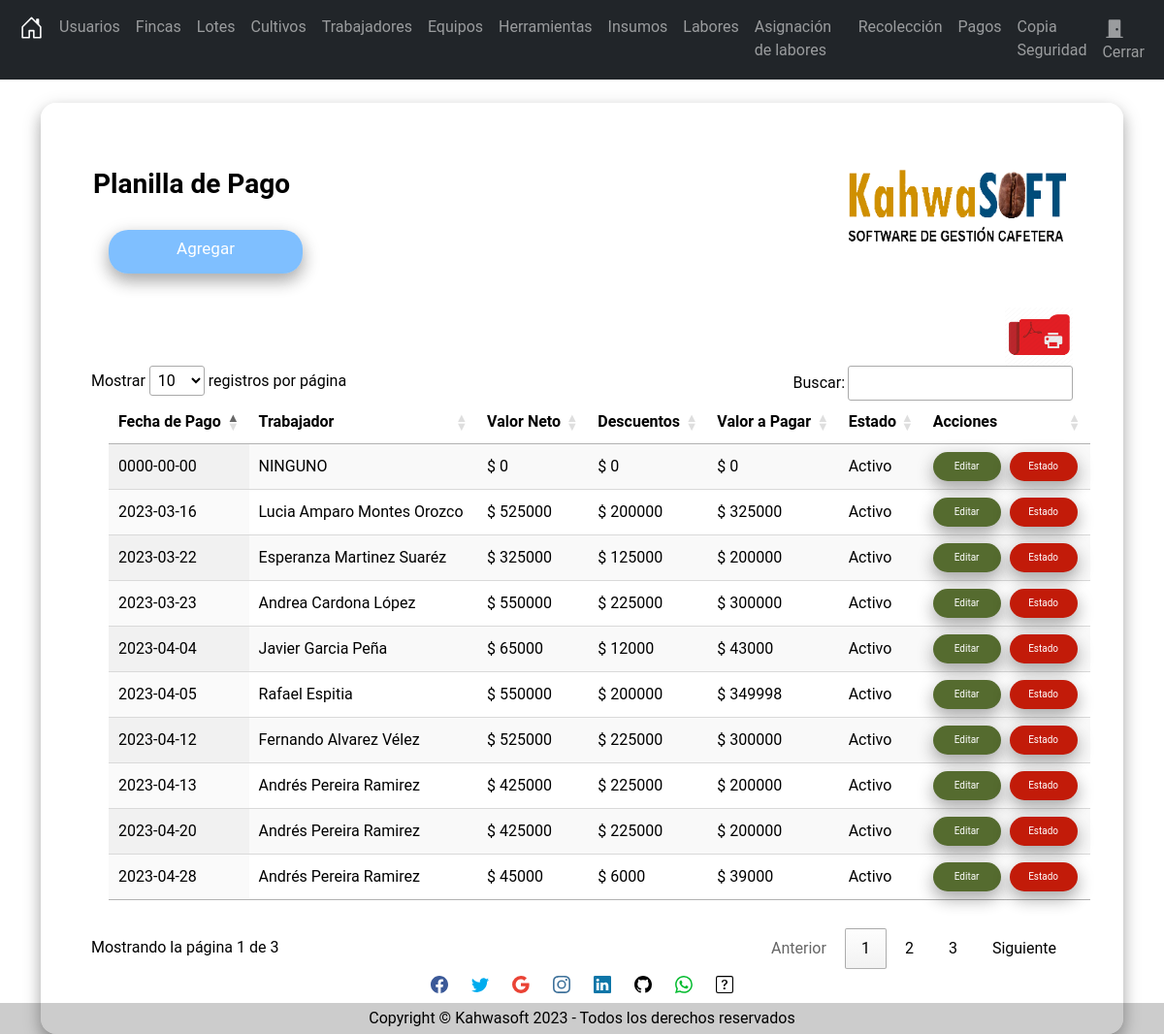
The app's page /secciones/PlantillaDePago/index.php (signed in) with its own data.
### tables this page shows
CREATE TABLE `planilladepago` (
  `Id` int(11) NOT NULL AUTO_INCREMENT,
  `FechaDePago` date NOT NULL,
  `Trabajador` int(11) NOT NULL,
  `Sueldo` int(11) NOT NULL,
  `Descuento` int(11) NOT NULL,
  `ValorTotal` int(11) NOT NULL,
  `Estado` tinyint(1) NOT NULL,
  PRIMARY KEY (`Id`),
  KEY `Trabajador` (`Trabajador`) USING BTREE,
  CONSTRAINT `planilladepago_ibfk_1` FOREIGN KEY (`Trabajador`) REFERENCES `trabajadores` (`Id`) ON DELETE CASCADE ON UPDATE CASCADE
);

### secciones/PlantillaDePago/index.php (the view, shortened to what this page needs)
<?php
    include("../../bd.php");
    $sentecia = $conexion->prepare("SELECT *, (SELECT Nombre FROM trabajadores where trabajadores.Id = planilladepago.Trabajador) as empleado
    FROM planilladepago");
    $sentecia->execute();
    $devengado = $sentecia->fetchall(PDO::FETCH_ASSOC);
?>
<?php include("../../templates/header.php"); ?>
<br/>
    <div class="card">
        <div class="content">
            <div class="title">
                <h3 id="Titulo"><strong>Planilla de Pago</strong><img src="../../Img/Logo.png" width="230" height="80" align="right"></h3>
            </div>
            <div class="card-body">
                <a name="" id="btncrear" class="btn" title="Agregar" href="crear.php" role="button">Agregar</a>
                <div class="table-responsive-sm">
                    <table  id="tabla_id" class="display nowrap" style="width:100%">
                        <thead>
                            <tr>
                                <th scope="col">Fecha de Pago</th>
                                <th scope="col">Trabajador</th>
                                <th scope="col">Valor Neto</th>
                                <th scope="col">Descuentos</th>
                                <th scope="col">Valor a Pagar</th>
                                <th scope="col">Estado</th>
                                <th scope="col">Acciones</th>
                            </tr>
                        </thead>
                        <div> <a href="../../secciones/PlantillaDePago/reportePDF.php"><img src="../../Img/ImpresoraPDF.png" width="70" height="60" align="right" title="Exportar a PDF" href=""></a>
                        </div>
                        <tbody>
                            <?php foreach($devengado as $pago) {?>
                                <tr class="">
                                    <td scope="row"><?php echo $pago['FechaDePago']; ?></td>
                                    <td scope="row"><?php echo $pago['empleado']; ?></td>
                                    <td scope="row">$ <?php echo $pago['Sueldo']; ?></td>
                                    <td scope="row">$ <?php echo $pago['Descuento']; ?></td>
                                    <td scope="row">$ <?php echo $pago['ValorTotal']; ?></td>
                                    <?php if($pago['Estado']==1){ ?>
                                        <td>Activo</td>
                                    <?php }?>
                                    <td> <a id="editar" class="btn" title="Editar" href="editar.php?txtID=<?php echo $pago['Id']; ?>" role="button">Editar</a>
                                    <a id="borrar" class="btn" title="Estado" href="javascript:borrar(<?php echo $pago['Id']; ?>);" role="button">Estado</a>
                                    </td>
                                </tr>
                            <?php }?>
                        </tbody>
                    </table>
                </div>
            </div>
        </div>
    </div>
<?php include("../../templates/footer.php"); ?>
<?php include("../../templates/socfooter.php"); ?>

### Css/Styles.css (style rules this page uses)
body { margin-bottom: 60px; margin: 0; padding: 0; background-image: url(../Img/Fondo.png); background-repeat: no-repeat; background-attachment: fixed; background-size: 100% 100%; font-family: 'Roboto', 'sans-serif'; height: 100vh; }
.card { width: 100%; max-width: 400%; color: #000000; padding: 50px 35px; border: 1px solid rgba(255,255, 255, 0.70); background: rgba(255, 255, 255, 0.70); border-radius: 16px; box-shadow: 0 8px 16px 0 rgba(0,0,0,0.2), 0 6px 20px 0 rgba(0,0,0,0.19); }
#btncrear { margin-top: 30px; background: rgba(0, 128, 255, 0.5); border-radius: 20px; box-shadow: 5px 5px #B2BABB; color: white; width: 200px; height: 45px; font-size: 17px; margin-top: 5px; margin-right: 5px; margin-bottom: 35px; margin-left: 18px; box-shadow: 0 8px 16px 0 rgba(0,0,0,0.2), 0 6px 20px 0 rgba(0,0,0,0.19); }
#Titulo { margin-top: 16px; margin-right: 20px; margin-bottom: 9px; margin-left: 18px; font-family: 'Roboto', sans-serif; }
#editar { background: rgb(85, 107, 47); border-radius: 20px; box-shadow: 0 8px 16px 0 rgba(0,0,0,0.2), 0 6px 20px 0 rgba(0,0,0,0.19); color: white; width: 70px; height: 30px; font-size: 10px; margin-right: 5px; }
#borrar { background: #c21b09; border-radius: 20px; box-shadow: 0 8px 16px 0 rgba(0,0,0,0.2), 0 6px 20px 0 rgba(0,0,0,0.19); color: white; width: 70px; height: 30px; font-size: 10px; }
#tabla_id { margin-top: 16px; margin-right: 20px; margin-bottom: 25px; margin-left: 18px; }

### records on screen
planilladepago: FechaDePago "2023-04-13", empleado "Andrés Pereira Ramirez", Sueldo "425000", Descuento "225000", ValorTotal "200000", Estado "Activo"
planilladepago: FechaDePago "2023-04-20", empleado "Andrés Pereira Ramirez", Sueldo "425000", Descuento "225000", ValorTotal "200000", Estado "Activo"
planilladepago: FechaDePago "2023-03-16", empleado "Lucia Amparo Montes Orozco", Sueldo "525000", Descuento "200000", ValorTotal "325000", Estado "Activo"
planilladepago: FechaDePago "2023-04-05", empleado "Rafael Espitia", Sueldo "550000", Descuento "200000", ValorTotal "349998", Estado "Activo"
planilladepago: FechaDePago "2023-04-12", empleado "Fernando Alvarez Vélez", Sueldo "525000", Descuento "225000", ValorTotal "300000", Estado "Activo"
planilladepago: FechaDePago "2023-03-22", empleado "Esperanza Martinez Suaréz", Sueldo "325000", Descuento "125000", ValorTotal "200000", Estado "Activo"
planilladepago: FechaDePago "2023-04-04", empleado "Javier Garcia Peña", Sueldo "65000", Descuento "12000", ValorTotal "43000", Estado "Activo"
planilladepago: FechaDePago "2023-03-23", empleado "Andrea Cardona López", Sueldo "550000", Descuento "225000", ValorTotal "300000", Estado "Activo"
planilladepago: FechaDePago "2023-04-28", empleado "Andrés Pereira Ramirez", Sueldo "45000", Descuento "6000", ValorTotal "39000", Estado "Activo"
planilladepago: FechaDePago "0000-00-00", empleado "NINGUNO", Sueldo "0", Descuento "0", ValorTotal "0", Estado "Activo"
